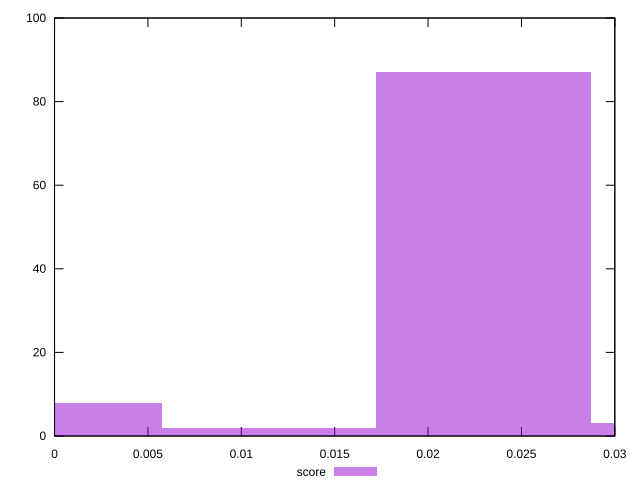

The gnuplot source for this figure:
reset

$score <<EOF
0.022964185016755807 87
0.03444627752513371 3
0 8
0.011482092508377903 2
EOF

set key outside below
set boxwidth 0.011482092508377903
set xrange [0:0.03]
set yrange [0:100]
set trange [0:100]
set style fill transparent solid 0.5 noborder
set terminal svg size 640, 490 enhanced background rgb 'white'
set output "report_00015_2021-02-09T16-11-33.973Z/cumulative-layout-shift/samples/pages+cached+noadtech+nomedia/score/histogram.svg"

plot $score title "score" with boxes

reset
